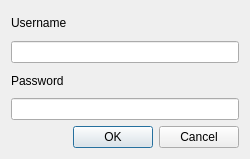
<?xml version="1.0" encoding="UTF-8"?>
<ui version="4.0">
 <class>LoginDialog</class>
 <widget class="QDialog" name="LoginDialog">
  <property name="geometry">
   <rect>
    <x>0</x>
    <y>0</y>
    <width>250</width>
    <height>159</height>
   </rect>
  </property>
  <property name="minimumSize">
   <size>
    <width>250</width>
    <height>159</height>
   </size>
  </property>
  <property name="windowTitle">
   <string>Login</string>
  </property>
  <layout class="QGridLayout" name="gridLayout">
   <item row="0" column="0">
    <layout class="QVBoxLayout" name="verticalLayout">
     <item>
      <widget class="QLabel" name="label">
       <property name="text">
        <string>Username</string>
       </property>
      </widget>
     </item>
     <item>
      <widget class="QLineEdit" name="username"/>
     </item>
     <item>
      <widget class="QLabel" name="label_2">
       <property name="text">
        <string>Password</string>
       </property>
      </widget>
     </item>
     <item>
      <widget class="QLineEdit" name="password"/>
     </item>
     <item>
      <widget class="QDialogButtonBox" name="button_box">
       <property name="orientation">
        <enum>Qt::Horizontal</enum>
       </property>
       <property name="standardButtons">
        <set>QDialogButtonBox::Cancel|QDialogButtonBox::Ok</set>
       </property>
      </widget>
     </item>
    </layout>
   </item>
  </layout>
 </widget>
 <resources/>
 <connections>
  <connection>
   <sender>button_box</sender>
   <signal>accepted()</signal>
   <receiver>LoginDialog</receiver>
   <slot>accept()</slot>
   <hints>
    <hint type="sourcelabel">
     <x>248</x>
     <y>254</y>
    </hint>
    <hint type="destinationlabel">
     <x>157</x>
     <y>274</y>
    </hint>
   </hints>
  </connection>
  <connection>
   <sender>button_box</sender>
   <signal>rejected()</signal>
   <receiver>LoginDialog</receiver>
   <slot>reject()</slot>
   <hints>
    <hint type="sourcelabel">
     <x>316</x>
     <y>260</y>
    </hint>
    <hint type="destinationlabel">
     <x>286</x>
     <y>274</y>
    </hint>
   </hints>
  </connection>
 </connections>
</ui>
